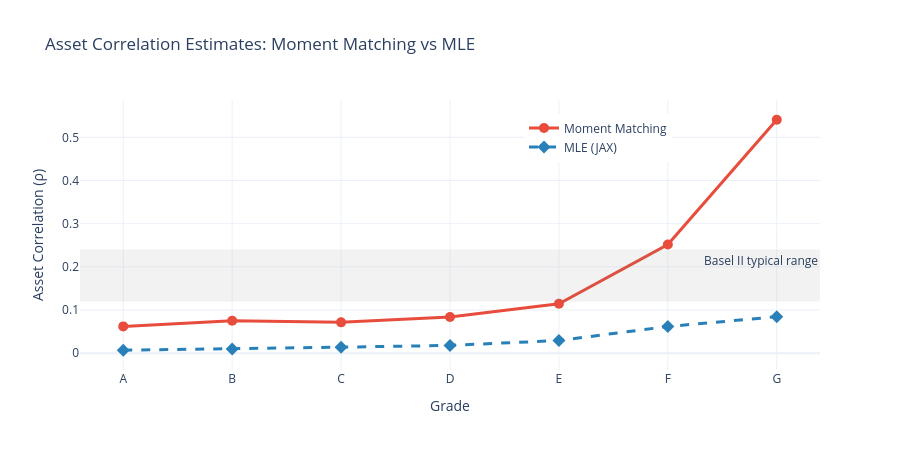

Notebook cell for this chart:
### Code cell
# Visualization: MLE vs moment-matching rho
fig = go.Figure()

fig.add_trace(go.Scatter(
    x=grades, y=rho_moment,
    mode='lines+markers', name='Moment Matching',
    line=dict(color='#e74c3c', width=3), marker=dict(size=10)
))
fig.add_trace(go.Scatter(
    x=grades, y=rho_mle_arr,
    mode='lines+markers', name='MLE (JAX)',
    line=dict(color='#2980b9', width=3, dash='dash'), marker=dict(size=10, symbol='diamond')
))

fig.add_hrect(y0=0.12, y1=0.24, line_width=0, fillcolor="gray", opacity=0.1,
              annotation_text="Basel II typical range", annotation_position="top right")

fig.update_layout(
    title="Asset Correlation Estimates: Moment Matching vs MLE",
    xaxis_title="Grade",
    yaxis_title="Asset Correlation (ρ)",
    template="plotly_white", height=450,
    legend=dict(x=0.6, y=0.95),
    xaxis=dict(categoryorder='array', categoryarray=grades)
)

fig.show()

### Figure 1 — Plotly figure (JSON) as saved in the notebook; plotly's stock layout.template omitted (floating-point values rounded to 4 significant figures)
{"data": [{"line": {"color": "#e74c3c", "width": 3}, "marker": {"size": 10}, "mode": "lines+markers", "name": "Moment Matching", "type": "scatter", "x": ["A", "B", "C", "D", "E", "F", "G"], "y": [0.06207, 0.07531, 0.07145, 0.08387, 0.1146, 0.2517, 0.5407]}, {"line": {"color": "#2980b9", "dash": "dash", "width": 3}, "marker": {"size": 10, "symbol": "diamond"}, "mode": "lines+markers", "name": "MLE (JAX)", "type": "scatter", "x": ["A", "B", "C", "D", "E", "F", "G"], "y": [0.00686, 0.009735, 0.014, 0.0181, 0.02945, 0.06184, 0.08446]}], "layout": {"annotations": [{"showarrow": false, "text": "Basel II typical range", "x": 1, "xanchor": "right", "xref": "x domain", "y": 0.24, "yanchor": "top", "yref": "y"}], "height": 450, "legend": {"x": 0.6, "y": 0.95}, "shapes": [{"fillcolor": "gray", "line": {"width": 0}, "opacity": 0.1, "type": "rect", "x0": 0, "x1": 1, "xref": "x domain", "y0": 0.12, "y1": 0.24, "yref": "y"}], "title": {"text": "Asset Correlation Estimates: Moment Matching vs MLE"}, "xaxis": {"categoryarray": ["A", "B", "C", "D", "E", "F", "G"], "categoryorder": "array", "title": {"text": "Grade"}}, "yaxis": {"title": {"text": "Asset Correlation (ρ)"}}}}
